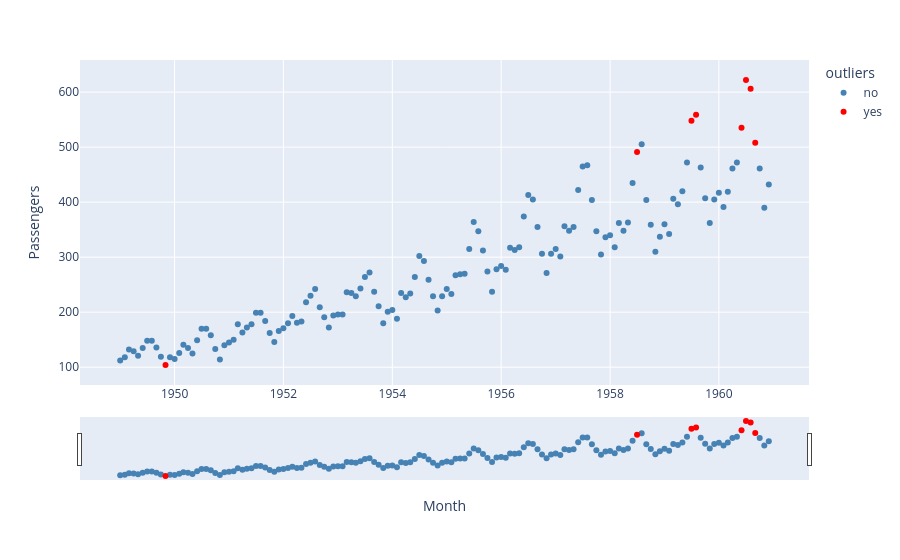

Notebook source saved alongside this figure:
### Markdown cell above
**Задание 3: Чувствительность алгоритма поиска аномалий**
В конце практики мы использовали алгоритм `IsolationForest` для поиска аномалий с крайне низким параметром `contamination=0.004`.
Измените этот параметр на `0.05` (поиск 5% самых аномальных периодов), обучите модель заново и отрисуйте график с новыми подсвеченными точками. Как поменялась картина, какие теперь месяцы считаются "нетипичными"?

### Code cell
pas2 = pd.read_csv('data/passengers.csv')
pas2['Month'] = pd.to_datetime(pas2['Month'])

model_iso = IsolationForest(contamination=0.05, random_state=0)
model_iso.fit(pas2[['Passengers']])

pas2['outliers'] = pd.Series(model_iso.predict(pas2[['Passengers']])).apply(
    lambda x: 'yes' if x == -1 else 'no'
)

fig3 = px.scatter(
    pas2, x='Month', y='Passengers', color='outliers',
    color_discrete_map={'yes': 'red', 'no': 'steelblue'}
)
fig3.update_xaxes(rangeslider_visible=True)
fig3.show()

### Figure 1 — Plotly figure (JSON) as saved in the notebook; plotly's stock layout.template omitted (floating-point values rounded to 4 significant figures; data arrays with more than 128 entries replaced by an {"elided": "..."} marker saying what was removed)
{"data": [{"hovertemplate": "outliers=no<br>Month=%{x}<br>Passengers=%{y}<extra></extra>", "legendgroup": "no", "marker": {"color": "steelblue", "symbol": "circle"}, "mode": "markers", "name": "no", "orientation": "v", "showlegend": true, "type": "scatter", "x": {"elided": "136 str values"}, "xaxis": "x", "y": {"elided": "136 int values"}, "yaxis": "y"}, {"hovertemplate": "outliers=yes<br>Month=%{x}<br>Passengers=%{y}<extra></extra>", "legendgroup": "yes", "marker": {"color": "red", "symbol": "circle"}, "mode": "markers", "name": "yes", "orientation": "v", "showlegend": true, "type": "scatter", "x": ["1949-11-01T00:00:00.000000000", "1958-07-01T00:00:00.000000000", "1959-07-01T00:00:00.000000000", "1959-08-01T00:00:00.000000000", "1960-06-01T00:00:00.000000000", "1960-07-01T00:00:00.000000000", "1960-08-01T00:00:00.000000000", "1960-09-01T00:00:00.000000000"], "xaxis": "x", "y": [104, 491, 548, 559, 535, 622, 606, 508], "yaxis": "y"}], "layout": {"legend": {"title": {"text": "outliers"}, "tracegroupgap": 0}, "margin": {"t": 60}, "xaxis": {"anchor": "y", "domain": [0, 1], "rangeslider": {"visible": true}, "title": {"text": "Month"}}, "yaxis": {"anchor": "x", "domain": [0, 1], "title": {"text": "Passengers"}}}}
